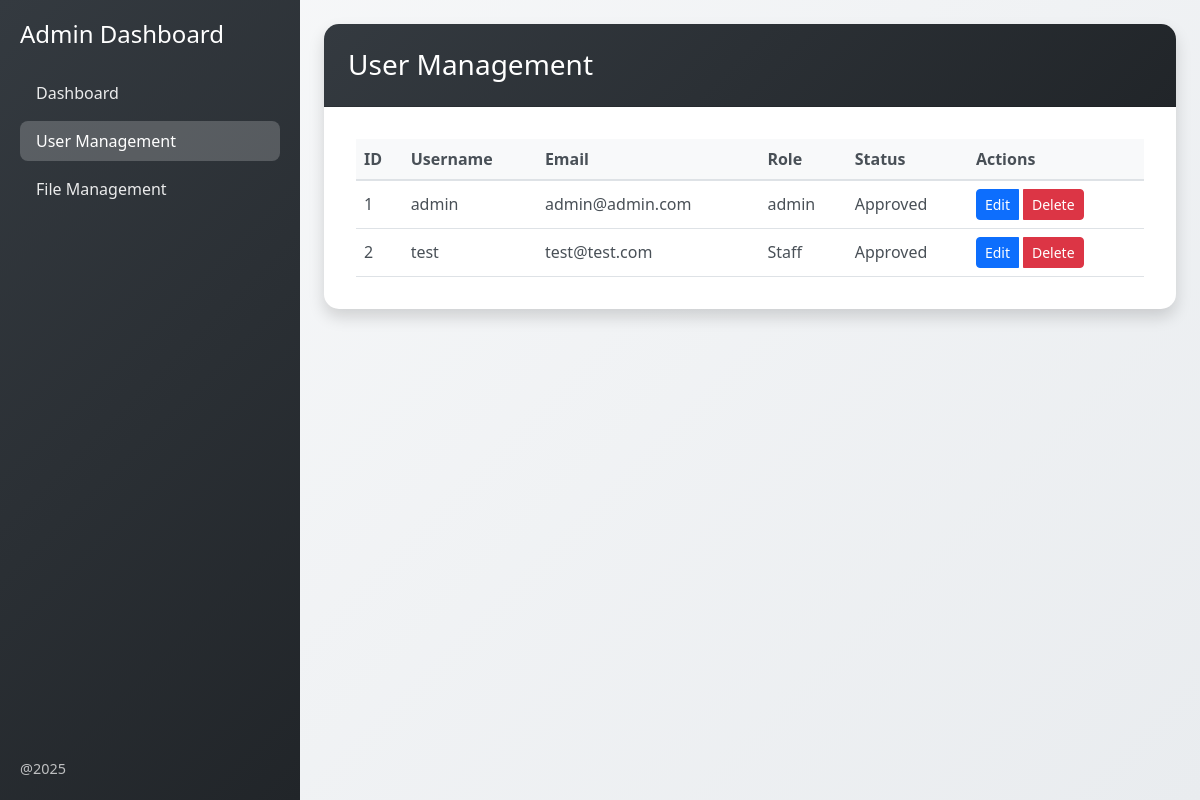
Page /users (signed in) on the earlier database version.
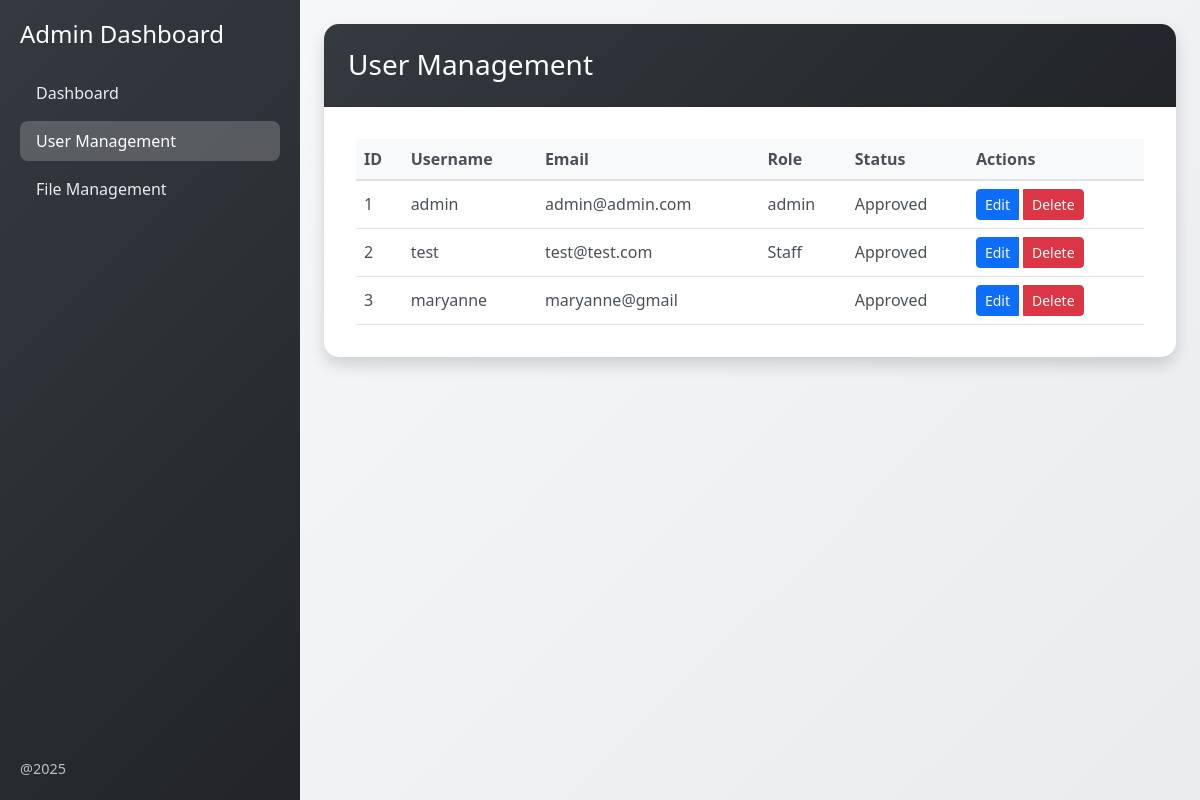
Same page on the later database version.
### database.py (models this page shows)
class User(db.Model):
    id = db.Column(db.Integer, primary_key=True)
    username = db.Column(db.String(50), unique=True, nullable=False)
    password = db.Column(db.String(60), nullable=False)
    email= db.Column(db.String(50))
    role_id = db.Column(db.Integer, db.ForeignKey('role.id'), nullable=False)
    is_approved= db.Column(db.String(10))
    date_registered = db.Column(db.String(20))
    otp= db.Column(db.Integer)
    role = db.relationship('Role', backref='User', lazy=True)

class Role(db.Model):
    id = db.Column(db.Integer, primary_key=True)
    role_name = db.Column(db.String(255), nullable=False)

### blueprints/routes.py (the view, shortened to what this page needs)
@web.route("/users", methods=["GET", "POST"])
@admin_required
def manage_users():
    users = User.query.all()
    return render_template("users.html", users=users)

### blueprints/routes.py (called while the page is built)
@web.before_request
def before_request():
    if 'user_id' in session and session.permanent:
        session.modified = True  # Reset the session timer on each request
    allowed_endpoints = ['web.login', 'web.register', 'web.index' , 'web.faq', 'web.verify']  # Add more endpoints as needed
    if not session.get('user_id') and request.endpoint not in allowed_endpoints:
        return redirect(url_for('web.login'))

### utils.py (called while the page is built)
def admin_required(func):
    @wraps(func)
    def decorated_function(*args, **kwargs):
        user_id = session.get("user_id")
        if user_id is None:
            return redirect(url_for("web.login"))
        user = User.query.get(user_id)
        if not user:
            return redirect(url_for("web.login"))
        if session.get("role") != 1:
            return "Only admin is allowed to access this page"
        return func(*args, **kwargs)
    return decorated_function

### templates/users.html (shortened to what this page needs)
<!DOCTYPE html>
<html lang="en">
<head>
  <link href="https://cdn.jsdelivr.net/npm/bootstrap@5.3.0/dist/css/bootstrap.min.css" rel="stylesheet">
</head>
<body>
  <div class="container-fluid">
    <div class="row">
      <div class="side_bar col-md-3">
        <h4 class="mb-4">Admin Dashboard</h4>
        <div class="nav flex-column">
            <a href="/admin" class="nav-link">Dashboard</a>
            <a href="/users" class="nav-link active">User Management</a>
            <a href="/files" class="nav-link">File Management</a>
        </div>
        <div class="footer">
          <p class="mb-0">@2025</p>
        </div>
      </div>
      <div class="col-md-9 p-4">
        <div class="row justify-content-center">
          <div class="col-md-12">
            <div class="card">
              <div class="card-header">
                <h3 class="mb-0">User Management</h3>
              </div>
              <div class="card-body">
                <div id="users-container">
                  <div class="table-responsive">
                    <table class="table table-hover">
                      <thead>
                        <tr>
                          <th>ID</th>
                          <th>Username</th>
                          <th>Email</th>
                          <th>Role</th>
                          <th>Status</th>
                          <th>Actions</th>
                        </tr>
                      </thead>
                      <tbody id="users-table-body">
                        {% if users %}
                        {% for user in users %}
                        <tr>
                          <td>{{ user.id }}</td>
                          <td>{{ user.username }}</td>
                          <td>{{ user.email }}</td>
                          <td>{{ user.role.role_name }}</td>
                          <td>{{ 'Approved' if user.is_approved == 'True' else 'Pending' }}</td>
                          <td>
                            <div class="btn-group" role="group">
                              <button class="btn btn-sm btn-primary" onclick="openEditUserModal({{ user.id }}, '{{ user.username }}', '{{ user.email }}', '{{ user.role.role_name if user.role }}', '{{ user.is_approved }}')">Edit</button>
                              <button class="btn btn-sm btn-danger" onclick="deleteUser({{ user.id }})">Delete</button>
                            </div>
                          </td>
                        </tr>
                        {% endfor %}
                        {% else %}
                        <tr>
                          <td colspan="6" class="text-center">No users found.</td>
                        </tr>
                        {% endif %}
                      </tbody>
                    </table>
                  </div>
                </div>
              </div>
            </div>
          </div>
        </div>
      </div>
    </div>
  </div>
</body>
</html>

### templates/users.html (style rules this page uses)
body { background: linear-gradient(135deg, #f8f9fa, #e9ecef); min-height: 100vh; }
.side_bar { background: linear-gradient(135deg, #343a40, #212529); min-height: 100vh; color: white; padding: 20px; }
.nav-link { color: rgba(255, 255, 255, 0.9) !important; transition: all 0.3s; border-radius: 8px; margin-bottom: 8px; }
.nav-link.active { background: rgba(255, 255, 255, 0.2); color: white !important; }
.card { border: none; border-radius: 15px; box-shadow: 0 0.5rem 1rem rgba(0, 0, 0, 0.15); transition: transform 0.2s; margin-bottom: 20px; }
.card-header { background: linear-gradient(135deg, #343a40, #212529); color: white; border-radius: 15px 15px 0 0 !important; padding: 1.5rem; }
.card-body { padding: 2rem; }
.footer { position: absolute; bottom: 20px; left: 20px; right: 20px; color: rgba(255, 255, 255, 0.7); font-size: 0.9rem; }
.table { margin-bottom: 0; }
.table th { background-color: #f8f9fa; border-bottom: 2px solid #dee2e6; color: #495057; }
.table td { vertical-align: middle; color: #495057; }
.btn-sm { margin-right: 5px; }

Differences in the rows shown:
added User: id "3", username "maryanne", email "maryanne@gmail", is_approved "Approved"
